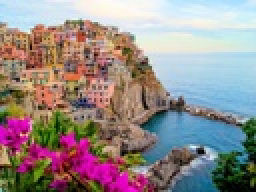
%> input picture italy.jpg, 128 x 96 px, shrunk from 1024 x 768 before the run (shown 2 times larger)
$ octave KMEANS.m   (GNU Octave 9; MATLAB toolbox functions it lacks are replaced by stand-ins)
%> lines starting %> are read from the running program, lines starting %| are printed output that depends on the picture; in (x1, y1, x2, y2) boxes, pixels count from 0 and x2, y2 are one past the last pixel; in counts of white or black regions, pixels touching at a corner belong together; the program's own positions count from 1
clc
clear

%Loading image and converting to double
image_uint8  = imread('italy.jpg');
%> image_uint8 is the input picture: size 96x128x3 uint8; mean R, G, B 149.3, 138.7, 138.3
%image_uint8  = imread('Lenna.tif');
image = double(image_uint8);
[M, N] = size(image(:,:,1));
%> M = 96; N = 128
totalPixels = M * N;
%> totalPixels = 12288

%setting up initial variables
k = 2;
ITERATIONS = 100000000;
labels     = zeros(size(image(:,:,1)));
%> labels: size 96x128 double; every value is 0
epsilon    = 0.00001;
cost       = 0;
old_cost   = 0;
new_cost   = 0;

%creating random centroids each row is a centroid with RGB values
centroids = randi(255, k, 3);

tic
%start of the KMEANS loop
for I = 1:ITERATIONS

    %saving old centroids for convergence testing
    old_centroids = centroids;

    %Assigning each pixel a centroid (stored in label matrix)
    for r = 1:M
        for c = 1:N
            %calculate the distance between current pixel and each centroid
            %gets the RGB of pixel at (r,c,:) and puts it into a vector
            pixel = permute(image(r,c,:), [3 2 1])';
            %next three lines calculate the distance between each centroid
            %and current pixel
            distance =  ((centroids - pixel).^2);%(RGB_k - RGB_pixel)^2
            distance =  sum(distance, 2);%(delta_r + delta_g + delta_b)
            distance =  sqrt(distance);
            %stores the centroid number it belongs to in label matrix
            [~,labels(r,c)] = min(distance);
            %adds cost(min distance) for current pixel
            cost = cost + min(distance);
        end
    end

    %store cost and clear for next value
    old_cost = new_cost;
    new_cost = cost;
    cost_vector(I) = cost;
    cost = 0;

    %Moving centroids based on the average RGB value of each group
    new_centroids = zeros(k,3);
    for i = 1:k %goes through each group K
        %Select the pixels to compute avereage
        group = double((labels==i));
        number_pixels = sum(sum(group));
        pixels = group .* image;

        if (number_pixels == 0)% if no pixel in group reassign random centroid
            new_centroids(i,:) = randi(255,1,3);
        else % move centroid to the average RGB value of the group
            avg = sum(sum(pixels,1),2) / number_pixels;
            avg = permute(avg, [3 2 1])';
            new_centroids(i,:) = avg;
        end
    end

    centroids = new_centroids;

    %terminate if the difference in error meets threshold (epsilon)
    err = abs(new_cost - old_cost);
    if err <= epsilon
        break;
    end
end
%> this loop made 16 passes
%> (old_centroids, old_cost, new_cost, centroids, err) on passes 2 to 7: ([183.7 190.2 192.7; 106.8 74.83 70.94], 1483851.3, 909043, [187.6 197.3 203.1; 112.4 82 75.69], 574808.3), ([187.6 197.3 203.1; 112.4 82 75.69], 909043, 878973.3, [189.8 203.2 209.4; 116 85.56 79.7], 30069.7), ([189.8 203.2 209.4; 116 85.56 79.7], 878973.3, 860699.8, [191.8 207 213.7; 117.9 88.06 82.44], 18273.5), ([191.8 207 213.7; 117.9 88.06 82.44], 860699.8, 849215.3, [193.6 209.5 216.5; 118.8 89.78 84.34], 11484.4), ([193.6 209.5 216.5; 118.8 89.78 84.34], 849215.3, 842115.4, [194.9 211.1 218; 119.2 90.78 85.53], 7100), ([194.9 211.1 218; 119.2 90.78 85.53], 842115.4, 838277.8, [195.8 212.1 219; 119.4 91.45 86.33], 3837.6)
%> (old_cost, new_cost, centroids, err) on passes 15 to 16: (831821.4, 831789.3, [197.3 213.9 220.9; 119.9 92.58 87.64], 32.02), (831789.3, 831789.3, [197.3 213.9 220.9; 119.9 92.58 87.64], 0)
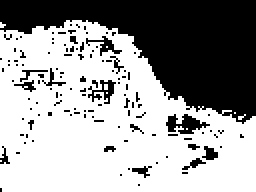
%> labels: size 96x128 double (shown 2 times larger); values 1 (black) and 2 (white), 62% white; 123 black regions (113 under 20 px), largest, box (x1, y1, x2, y2) and area: (0, 0, 128, 62) 3927, (83, 57, 105, 67) 117, (44, 40, 58, 52) 70
%> after the loop, avg = [119.9 92.58 87.64]; cost_vector = [1483851.3 909043 878973.3 860699.8 849215.3 842115.4 838277.8 835842.4 834213.4 833098.5 832512.9 832199.1 831958.4 831821.4 831789.3 831789.3]; new_centroids = [197.3 213.9 220.9; 119.9 92.58 87.64]
toc

new_image = zeros(size(image));
for i = 1:k
    %mask for targeted group k
    group = double((labels == i));

    %gets new RGB value from centroid k
    avg_rgb = permute(centroids(i,:), [3 1 2]);

    %add the avg rgb value to new image
    new_pixels = group .* avg_rgb;
    new_image = new_image + new_pixels;
end
%> this loop made 2 passes
%> avg_rgb on passes 1 to 2: [197.3 213.9 220.9], [119.9 92.58 87.64]
%> pass 1, `new_pixels = group .* avg_rgb;`:
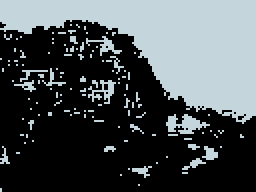
%> new_pixels: size 96x128x3 double (shown 2 times larger); mean R, G, B 75, 81.3, 83.9
%> pass 2, `new_pixels = group .* avg_rgb;`:
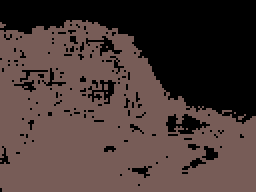
%> new_pixels: size 96x128x3 double (shown 2 times larger); mean R, G, B 74.4, 57.4, 54.3
%> after the loop:
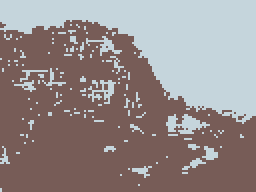
%> new_image: size 96x128x3 double (shown 2 times larger); mean R, G, B 149.3, 138.7, 138.3; mean of the top-left, top-right, bottom-left and bottom-right quarters 143.6, 199.3, 104.2, 121.3

%saving image as unsigned int 8
image_new = uint8(new_image);
imwrite(image_new, 'TESTING.tif');

%plotting cost
figure
plot(1:1:I, cost_vector)
xlabel('Iteration');
ylabel('Cost');
title('Cost function for Italy k : 2');
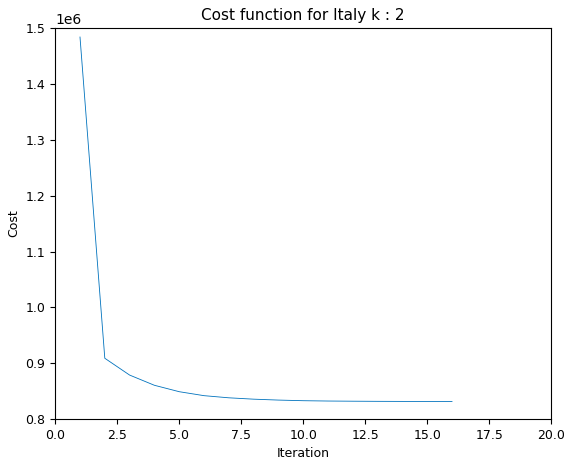
%> figure redrawn from the program's plot data; curve peaks at x = 1, y = 1483851.3
